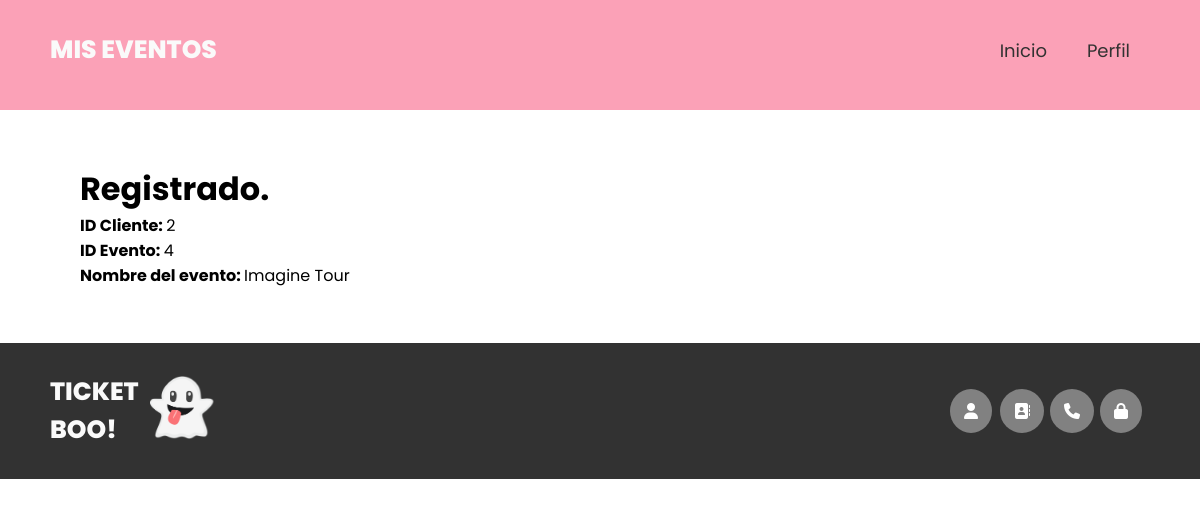
Screenshot of /ProyectoPaginaWebFinal_Copia/eventos.php (signed in) with the database file from the repository.
### tables this page shows
CREATE TABLE `registro` (
  `id_cliente` int(11) NOT NULL,
  `id_evento` int(11) NOT NULL
);

CREATE TABLE `evento` (
  `id_evento` int(11) NOT NULL,
  `nombre` varchar(50) NOT NULL,
  `fecha` date NOT NULL,
  `hora` time NOT NULL,
  `lugar` varchar(100) NOT NULL,
  `cupo` int(11) DEFAULT NULL,
  `latitud` decimal(9,6) NOT NULL,
  `longitud` decimal(9,6) NOT NULL
);

### ProyectoPaginaWebFinal_Copia/eventos.php (the view, shortened to what this page needs)
<!DOCTYPE html>
<html lang="es">
<head>
    <link rel="stylesheet" href="https://cdnjs.cloudflare.com/ajax/libs/font-awesome/6.4.0/css/all.min.css" />
    <link rel="stylesheet" href="style.css">
</head>
<body>
    <header class="header">
        <div class="menu container">
            <a href="#" class="logo">Mis Eventos</a>
            <nav class="navbar">
                <ul>
                    <li><a href="inicio.php">Inicio</a></li>
                    <li><a href="perfil.php">Perfil</a></li>
                </ul>
            </nav>
        </div>
    </header>
        <div class="header-content container">
            <?php
            include("conexion.php");
            if (isset($_SESSION['usuario'])) {
                $user = $_SESSION['usuario'];
                $consulta = "SELECT * FROM cliente WHERE usuario='" . $user . "'";
                $resultado = $conex->query($consulta);
                while ($row = $resultado->fetch_assoc()) {
                    $id_cliente = $row['id_cliente'];
                    $consulta = "SELECT * FROM registro r INNER JOIN evento e ON r.id_evento = e.id_evento
                    where id_cliente='".$id_cliente."';";
                    $resultado = mysqli_query($conex, $consulta);
                    if ($resultado) {
                        while($row = $resultado -> fetch_array()){
                            $id_cliente = $row['id_cliente'];
                            $id_evento = $row['id_evento'];
                            $name = $row['nombre'];
                    ?>
                            <div class="evento">
                                <div class="evento-txt">
                                    <h1>Registrado.</h1>
                                    <div>
                                        <p>
                                            <b>ID Cliente: </b><?php echo $id_cliente; ?><br>
                                            <b>ID Evento: </b><?php echo $id_evento; ?><br>
                                            <b>Nombre del evento: </b><?php echo $name; ?><br>
                                        </p>
                                    </div>
                                </div>
                            </div>
                    <?php
                        }
                    }
                }
            } else {
                echo "No has iniciado sesión. Por favor, inicia sesión primero.";
            }
            ?>
        </div>
    <footer class="footer">
        <div class="footer-content container">
            <div class="link">
                <a href="#" class="logo">Ticket Boo!</a>
            </div>
            <div class="link">
                <img src="images/fantasma.webp" alt="fantasma">
            </div>
            <div class="link">
                <ul>
                    <i class="fa-solid fa-user"></i>
                </ul>
            </div>
            <div class="link">
                <ul>
                    <i class="fa-solid fa-contact-book"></i>
                </ul>
            </div>
            <div class="link">
                <ul>
                    <i class="fa-solid fa-phone"></i>
                </ul>
            </div>
            <div class="link">
                <ul>
                    <i class="fa-solid fa-lock"></i>
                </ul>
            </div>
        </div>
    </footer>
</body>
</html>

### ProyectoPaginaWebFinal_Copia/style.css (style rules this page uses)
* { margin: 0; padding: 0; box-sizing: border-box; text-decoration: none; list-style: none; }
body { font-family: 'Poppins', sans-serif; }
img { max-width: 100%; }
.container { margin-top: 10px; max-width: 1100px; margin: 0 auto; }
.header { background-color: #FBA1B7; padding: 100px 0 10px 0; min-height: 10px; display: flex; align-items: center; }
.menu { position: absolute; top: 0; left: 0; right: 0; display: flex; align-items: center; justify-content: space-between; height: 100px; }
.menu .navbar ul li { position: relative; float: left; }
.menu .navbar ul li a { font-size: 18px; padding: 20px; color: #323232; display:block; }
.logo { font-size: 25px; font-weight: 800; color: #fafafa; text-transform: uppercase; }
.header-content { display: inline; padding: 80px 30px 80px 30px; }
.evento { padding: 30px 80px 30px 80px; display: flex; justify-content: space-between; }
::placeholder { color:#a0a0a0; font-size: 16px; }
.footer { padding: 30px; background-color: #323232; }
.footer-content { display: flex; align-items: center; justify-content: space-between; }
.link img { width: 8%; }
.link ul { display: flex; align-items: center; justify-content: space-between; }
.link ul > i { padding: 14px; border-radius: 50%; background-color: #818181; color: #FFFFFF; position: absolute; }

### rows the page displays
registro: id_cliente "2", id_evento.id_evento "4", id_evento.nombre "Imagine Tour"
